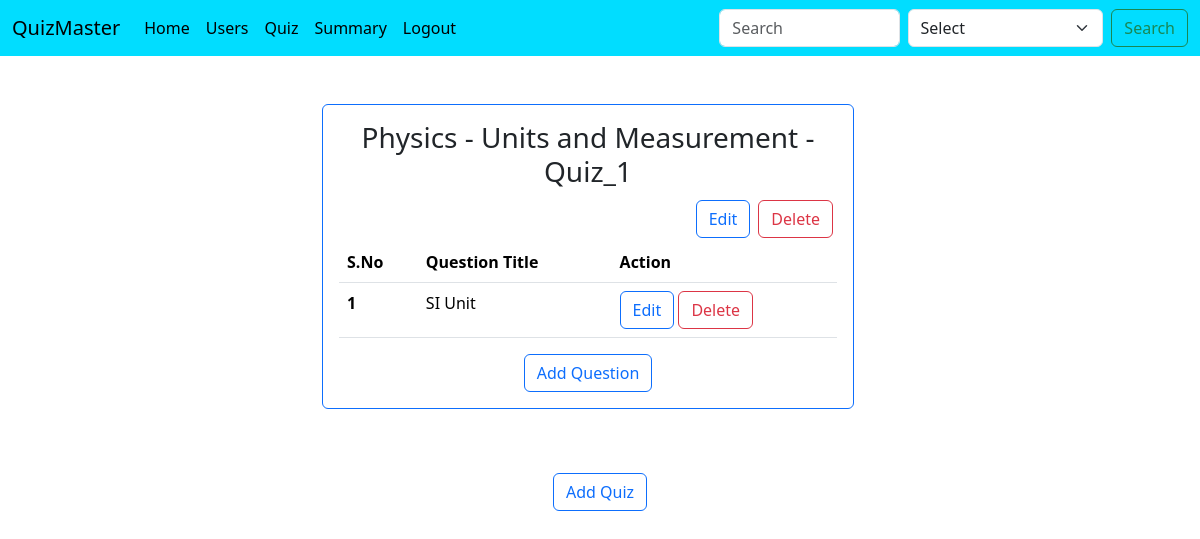
The page /quiz_management (signed in) on the database as committed earlier.
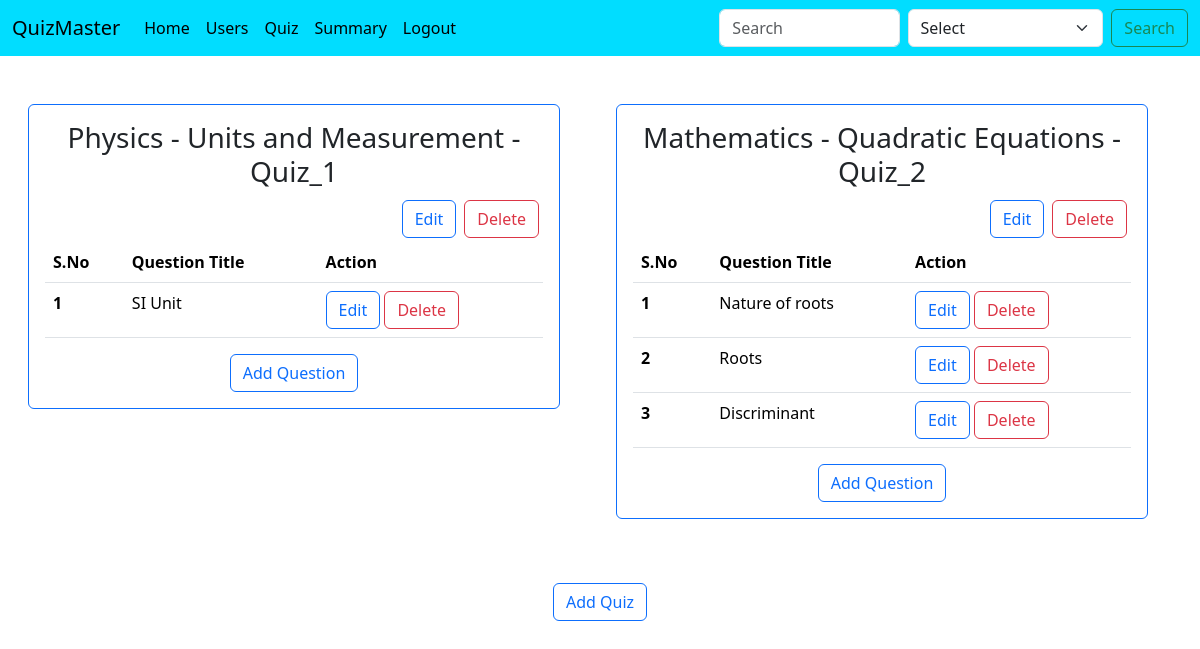
The same page on the database as committed later.
### controllers/database.py (models this page shows, shortened)
class Quiz(db.Model):
    id = db.Column(db.Integer, primary_key=True, autoincrement=True)
    name = db.Column(db.String(100), nullable=False)
    chapter_id = db.Column(db.Integer, db.ForeignKey('chapter.id'), nullable=False)
    date_of_quiz = db.Column(db.Date , nullable=False)
    duration = db.Column(db.Integer, nullable=False)
    remarks = db.Column(db.Text, nullable=True)
    questions = db.relationship('Question', backref='quiz', lazy=True, cascade="all, delete-orphan")
    results = db.relationship('Result', backref='quiz', lazy=True, cascade="all, delete-orphan")

class Subject(db.Model):
    id = db.Column(db.Integer, primary_key=True , autoincrement=True)
    name = db.Column(db.String(100), nullable=False)
    description = db.Column(db.Text, nullable=True)
    chapters = db.relationship('Chapter', backref='subject', lazy=True, cascade="all, delete-orphan")

class Chapter(db.Model):
    id = db.Column(db.Integer, primary_key=True, autoincrement=True)
    name = db.Column(db.String(100), nullable=False)
    subject_id = db.Column(db.Integer, db.ForeignKey('subject.id'), nullable=False)
    description = db.Column(db.Text, nullable=True)
    quizzes = db.relationship('Quiz', backref='chapter', lazy=True, cascade="all, delete-orphan")

class Question(db.Model):
    __tablename__ = 'questions'
    id = db.Column(db.Integer, primary_key=True)
    quiz_id = db.Column(db.Integer, db.ForeignKey('quiz.id'), nullable=False)
    question_title = db.Column(db.String(50),nullable = False)
    question_statement = db.Column(db.Text, nullable=False)
    option1 = db.Column(db.String(100), nullable=False)
    option2 = db.Column(db.String(100), nullable=False)
    option3 = db.Column(db.String(100), nullable=False)
    option4 = db.Column(db.String(100), nullable=False)
    correct_option = db.Column(db.String(100), nullable=False)
    user_answers = db.relationship('UserAnswers', backref='question', lazy=True, cascade="all, delete-orphan")

### controllers/routes.py (the view)
@app.route("/quiz_management")
def quiz_management():
    if session.get('user_role', None) == 'admin':
        quizzes = Quiz.query.all()
        questions = Question.query.all()
        return render_template("quiz_management.html", quizzes = quizzes, questions = questions)
    else:
        flash("You are not authorized to access this page")
        return redirect(url_for("home"))

### templates/quiz_management.html (shortened to what this page needs)
{% extends 'base.html' %}
{% block body %}
<div>
    <div class="container-fluid row justify-content-center">
        {% for quiz in quizzes %}
            <div class="col-12 col-sm-12 col-md-6 col-lg-6">
                <div class="card border-primary mt-5 m-3" >
                    <div class="card-body">
                        <h3 class="text-center">{{quiz.chapter.subject.name}} - {{quiz.chapter.name}} - {{quiz.name}}
                        </h3>
                        <div class="d-flex justify-content-end">
                            <a class="btn btn-outline-primary m-1" href="{{url_for('edit_quiz', quiz_id = quiz.id)}}" role="button">Edit</a>
                            <a class="btn btn-outline-danger m-1" href="{{url_for('delete_quiz', quiz_id = quiz.id)}}" role="Delete">Delete</a>
                        </div>
                        <table class="table table-hover">
                            <thead>
                            <tr>
                                <th scope="col">S.No</th>
                                <th scope="col">Question Title</th>
                                <th scope="col">Action</th>
                            </tr>
                            </thead>
                            <tbody>
                            {% for que in questions if que.quiz_id == quiz.id %}
                                <tr>
                                    <th scope="row">{{loop.index}} </th>
                                    <td>{{que.question_title}}</td>
                                    <td>
                                        <a class="btn btn-outline-primary" href="{{url_for('edit_question', question_id = que.id)}}" role="button">Edit</a>
                                        <a class="btn btn-outline-danger" href="{{url_for('delete_question', question_id = que.id)}}" role="Delete">Delete</a>
                                    </td>
                                </tr>
                            {% endfor %}
                            </tbody>
                        </table>
                        <div class="d-flex justify-content-center">
                            <a class="btn btn-outline-primary" href="{{url_for('add_question', quiz_id = quiz.id)}}" role="button">Add Question</a>
                        </div>
                    </div>
                </div>
            </div>
        {% endfor %}
    </div>
    <div class="d-flex justify-content-center">
        <a class="btn btn-outline-primary m-5" href="{{url_for('add_quiz')}}" role="button">Add Quiz</a>
    </div>
</div>
{% endblock body %}

### templates/base.html (shortened to what this page needs)
<!doctype html>
<html lang="en">
  <head>
    <link href="https://cdn.jsdelivr.net/npm/bootstrap@5.3.3/dist/css/bootstrap.min.css" rel="stylesheet">
  </head>
  <body>
    {% include 'navbar.html' %}
    {% block body %}
    {% endblock body %}
  </body>
</html>

### templates/navbar.html (shortened to what this page needs)
<nav class="navbar navbar-expand-lg " style="background-color: #01ddff;">
    <div class="container-fluid">
      <a class="navbar-brand" href="#">QuizMaster</a>
      <div class="collapse navbar-collapse" id="navbarScroll">
        <ul class="navbar-nav me-auto my-2 my-lg-0 navbar-nav-scroll" style="--bs-scroll-height: 100px;">
          {% if not session.get('user_email',None) %}
            <li class="nav-item">
              <a class="nav-link" href= "{{ url_for('login') }}" >Login</a>
            </li>
            <li class="nav-item">
              <a class="nav-link" href="{{ url_for('register')}}">Register</a>
            </li>
          {% else %}
            {% if session.get('user_role', None) == 'admin' %}
              <li class="nav-item">
                <a class="nav-link active" aria-current="page" href="{{ url_for('home')}}">Home</a>
              </li>
              <li class="nav-item">
                <a class = "nav-link active" aria-current="page" href="{{url_for('users')}}">Users</a>
              </li>
              <li class="nav-item">
                <a class = "nav-link active" aria-current="page" href="{{url_for('quiz_management')}}">Quiz</a>
              </li>
              <li class="nav-item">
                <a class = "nav-link active" aria-current="page" href="{{url_for('summary')}}">Summary</a>
              </li>
              <li class="nav-item">
                <a class="nav-link active" aria-current="page" href="{{ url_for('logout')}}">Logout</a>
              </li>
            {% endif %}
          {% endif %}
        {% if session.get('user_role', None)%}
          </ul>
          <form class="d-flex" role="search" action="{{url_for('search')}}">
            <input class="form-control me-2" type="search" placeholder="Search" aria-label="Search" name="search">
            {% if session.get('user_role', None) == 'admin' %}
              <select class="form-select me-2" aria-label="Default select example" name="search_type">
                <option selected>Select</option>
              </select>
            {% endif %}
            <input class="btn btn-outline-success" type="submit" value="Search">
          </form>
        {% endif %}
      </div>
    </div>
  </nav>

Rows that differ between the two databases and show on the page:
added Quiz: chapter.subject.name "Mathematics", chapter.name "Quadratic Equations", name "Quiz_2"
added Question: question_title "Nature of roots", shown under "Mathematics"
added Question: question_title "Roots", shown under "Mathematics"
added Question: question_title "Discriminant", shown under "Mathematics"
